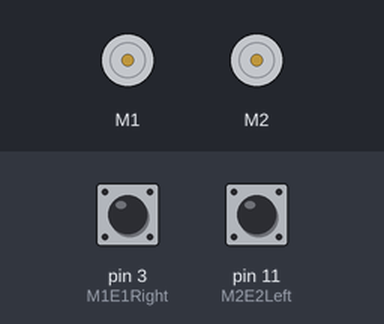
This sketch was run on a simulated Arduino Uno, built with avr-gcc and run on an emulated ATmega328P. On the bench: 2 × DC motor (green arrow = forward, orange = backward, longer = faster). Inputs (shaded band) come from the test bench; at power-on: pin 3 (M1E1Right) HIGH, pin 11 (M2E2Left) HIGH. What the sketch prints to the serial monitor is not drawn.

Above: at 5.1 s.
At 10.1 s:
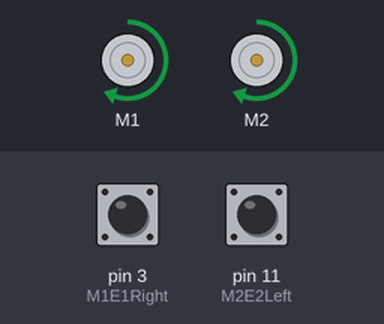
At 35.5 s:
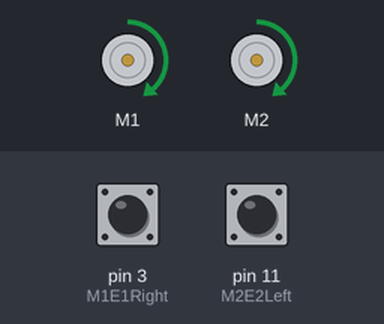
Timing chart, 0 to 44.7 s (numbered marks = the images above):
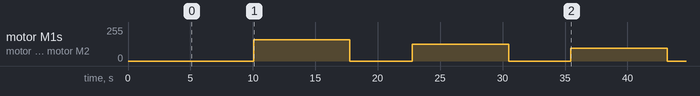

The sketch:

encoder_step_unit_rpm_test.ino
```cpp
#include "DualVNH5019MotorShield.h"
#include "EnableInterrupt.h"

#define M1E1Right 3
#define M2E2Left 11

DualVNH5019MotorShield md;

volatile unsigned int E1Pos = 0;
volatile unsigned int E2Pos = 0;

//always starts in line 0 and writes the thing written next to LABEL

void setup() {

pinMode(M1E1Right, INPUT);
digitalWrite(M1E1Right, HIGH);       // turn on pull-up resistor
pinMode(M2E2Left, INPUT);
digitalWrite(M2E2Left, HIGH);       // turn on pull-up resistor
delay(5000);
enableInterrupt(M1E1Right, E1, RISING);
enableInterrupt(M2E2Left, E2, RISING);
Serial.begin(9600); // the bigger number the better
md.init();
Serial.println("CLEARDATA"); //clears up any data left from previous projects
Serial.println("LABEL,Time,Timer,Sample Number,Step Unit,M1E1 Right RPM,M2E2 Left RPM,E1 Ticks, E2 Ticks"); //always write LABEL, so excel knows the next things will be the names of the columns (instead of Acolumn you could write Time for instance)
Serial.println("RESETTIMER"); //resets timer to 0
}

void loop() {
int unit = 300;
  while (unit > 0)
  {
    unit = unit - 50;
    md.setM1Speed(0);
    md.setM2Speed(0);
    delay(5000);
    E1Pos = 0;
    E2Pos = 0;

    for (int i = 1; i <= 7; i++)
   {
    Serial.print("DATA,TIME,TIMER,"); //writes the time in the first column A and the time since the measurements started in column B
    md.setM1Speed(unit);
    md.setM2Speed(unit);
    delay(1000);
    Serial.print(i);
    Serial.print(",");
    //Serial.print("Reading value for unit speed ");
    Serial.print(unit);
    Serial.print(",");
    //Serial.print("M1E1Right RPM = ");
    Serial.print(E1Pos/562.25 * 60);
    Serial.print(",");
    //Serial.print("M2E2Left RPM = ");
    Serial.print(E2Pos/562.25 * 60);
    Serial.print(E1Pos);
    Serial.println(E2Pos);
    delay(100); //add a delay
    E1Pos = 0;
    E2Pos = 0;
   }
  }
}
void E1() {
  /* If pinA and pinB are both high or both low, it is spinning
     forward. If they're different, it's going backward.

     For more information on speeding up this process, see
     [Reference/PortManipulation], specifically the PIND register.
  */
  E1Pos++;
}

void E2() {
  /* If pinA and pinB are both high or both low, it is spinning
     forward. If they're different, it's going backward.

     For more information on speeding up this process, see
     [Reference/PortManipulation], specifically the PIND register.
  */
  E2Pos++;
}
```

Measured:
- by itself, motor M1, motor M2: stopped → forward 159/255 at 10.1 s, → stopped 7.7 s later, → forward 127/255 5.0 s later, → stopped 7.7 s later, … (6 changes in this stretch)
